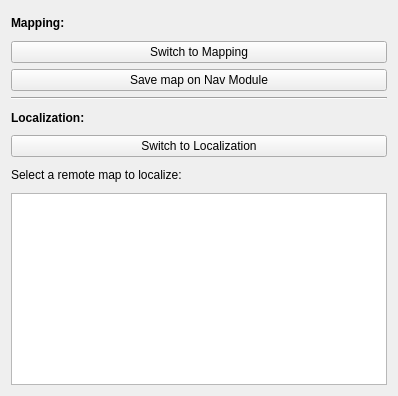
<?xml version="1.0" encoding="UTF-8"?>
<ui version="4.0">
 <class>frame</class>
 <widget class="QWidget" name="frame">
  <property name="geometry">
   <rect>
    <x>0</x>
    <y>0</y>
    <width>398</width>
    <height>396</height>
   </rect>
  </property>
  <property name="windowTitle">
   <string>Form</string>
  </property>
  <property name="styleSheet">
   <string notr="true"/>
  </property>
  <layout class="QVBoxLayout" name="verticalLayout">
   <item>
    <widget class="QLabel" name="label_2">
     <property name="font">
      <font>
       <weight>75</weight>
       <bold>true</bold>
      </font>
     </property>
     <property name="text">
      <string>Mapping:</string>
     </property>
    </widget>
   </item>
   <item>
    <widget class="QPushButton" name="switchToMappingButton">
     <property name="text">
      <string>Switch to Mapping</string>
     </property>
    </widget>
   </item>
   <item>
    <widget class="QPushButton" name="saveNav">
     <property name="text">
      <string>Save map on Nav Module</string>
     </property>
    </widget>
   </item>
   <item>
    <widget class="Line" name="line">
     <property name="orientation">
      <enum>Qt::Horizontal</enum>
     </property>
    </widget>
   </item>
   <item>
    <widget class="QLabel" name="label_3">
     <property name="font">
      <font>
       <weight>75</weight>
       <bold>true</bold>
      </font>
     </property>
     <property name="text">
      <string>Localization:</string>
     </property>
    </widget>
   </item>
   <item>
    <widget class="QPushButton" name="switchToLocalizationButton">
     <property name="text">
      <string>Switch to Localization</string>
     </property>
    </widget>
   </item>
   <item>
    <widget class="QLabel" name="label">
     <property name="font">
      <font>
       <weight>50</weight>
       <bold>false</bold>
      </font>
     </property>
     <property name="text">
      <string>Select a remote map to localize:</string>
     </property>
    </widget>
   </item>
   <item>
    <widget class="QListWidget" name="mapListWidget">
     <property name="sizePolicy">
      <sizepolicy hsizetype="Preferred" vsizetype="Preferred">
       <horstretch>0</horstretch>
       <verstretch>0</verstretch>
      </sizepolicy>
     </property>
    </widget>
   </item>
  </layout>
 </widget>
 <resources/>
 <connections/>
</ui>
